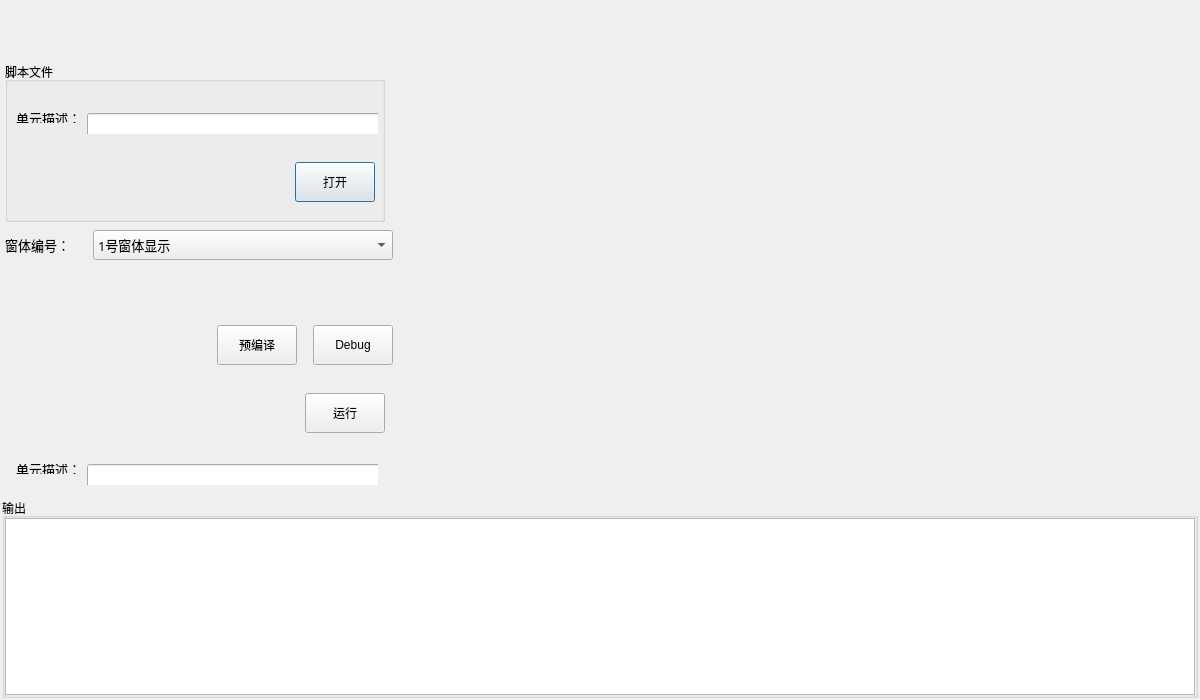
<?xml version="1.0" encoding="UTF-8"?>
<ui version="4.0">
 <class>FramStandardOperatingProcedureReportClass</class>
 <widget class="QDialog" name="FramStandardOperatingProcedureReportClass">
  <property name="geometry">
   <rect>
    <x>0</x>
    <y>0</y>
    <width>1200</width>
    <height>700</height>
   </rect>
  </property>
  <property name="minimumSize">
   <size>
    <width>1200</width>
    <height>700</height>
   </size>
  </property>
  <property name="maximumSize">
   <size>
    <width>1200</width>
    <height>700</height>
   </size>
  </property>
  <property name="windowTitle">
   <string>FramStandardOperatingProcedureReport</string>
  </property>
  <layout class="QGridLayout" name="gridLayout_3">
   <property name="leftMargin">
    <number>2</number>
   </property>
   <property name="topMargin">
    <number>2</number>
   </property>
   <property name="rightMargin">
    <number>2</number>
   </property>
   <property name="bottomMargin">
    <number>2</number>
   </property>
   <property name="spacing">
    <number>2</number>
   </property>
   <item row="0" column="0">
    <widget class="QWidget" name="widgetToolSet" native="true">
     <layout class="QGridLayout" name="gridLayout">
      <property name="leftMargin">
       <number>3</number>
      </property>
      <property name="topMargin">
       <number>3</number>
      </property>
      <property name="rightMargin">
       <number>3</number>
      </property>
      <property name="bottomMargin">
       <number>3</number>
      </property>
      <property name="horizontalSpacing">
       <number>3</number>
      </property>
      <property name="verticalSpacing">
       <number>8</number>
      </property>
      <item row="2" column="0">
       <layout class="QHBoxLayout" name="horizontalLayout_4">
        <item>
         <widget class="QLabel" name="label_6">
          <property name="minimumSize">
           <size>
            <width>0</width>
            <height>30</height>
           </size>
          </property>
          <property name="maximumSize">
           <size>
            <width>16777215</width>
            <height>30</height>
           </size>
          </property>
          <property name="font">
           <font>
            <family>微软雅黑</family>
            <pointsize>10</pointsize>
           </font>
          </property>
          <property name="styleSheet">
           <string notr="true">color: rgb(0, 0, 0);
background: transparent;</string>
          </property>
          <property name="text">
           <string>窗体编号：</string>
          </property>
         </widget>
        </item>
        <item>
         <widget class="QComboBox" name="comboScreenNum">
          <property name="minimumSize">
           <size>
            <width>300</width>
            <height>30</height>
           </size>
          </property>
          <property name="maximumSize">
           <size>
            <width>300</width>
            <height>30</height>
           </size>
          </property>
          <property name="font">
           <font>
            <family>微软雅黑</family>
            <pointsize>10</pointsize>
           </font>
          </property>
          <property name="styleSheet">
           <string notr="true"/>
          </property>
          <item>
           <property name="text">
            <string>1号窗体显示</string>
           </property>
          </item>
          <item>
           <property name="text">
            <string>2号窗体显示</string>
           </property>
          </item>
          <item>
           <property name="text">
            <string>3号窗体显示</string>
           </property>
          </item>
          <item>
           <property name="text">
            <string>4号窗体显示</string>
           </property>
          </item>
          <item>
           <property name="text">
            <string>5号窗体显示</string>
           </property>
          </item>
          <item>
           <property name="text">
            <string>6号窗体显示</string>
           </property>
          </item>
          <item>
           <property name="text">
            <string>7号窗体显示</string>
           </property>
          </item>
          <item>
           <property name="text">
            <string>8号窗体显示</string>
           </property>
          </item>
          <item>
           <property name="text">
            <string>9号窗体显示</string>
           </property>
          </item>
         </widget>
        </item>
       </layout>
      </item>
      <item row="0" column="0">
       <spacer name="verticalSpacer">
        <property name="orientation">
         <enum>Qt::Vertical</enum>
        </property>
        <property name="sizeHint" stdset="0">
         <size>
          <width>20</width>
          <height>40</height>
         </size>
        </property>
       </spacer>
      </item>
      <item row="1" column="0">
       <widget class="QGroupBox" name="groupBox_2">
        <property name="minimumSize">
         <size>
          <width>380</width>
          <height>160</height>
         </size>
        </property>
        <property name="maximumSize">
         <size>
          <width>380</width>
          <height>160</height>
         </size>
        </property>
        <property name="title">
         <string>脚本文件</string>
        </property>
        <widget class="QWidget" name="layoutWidget_2">
         <property name="geometry">
          <rect>
           <x>0</x>
           <y>40</y>
           <width>373</width>
           <height>32</height>
          </rect>
         </property>
         <layout class="QHBoxLayout" name="horizontalLayout_3">
          <item>
           <widget class="QLabel" name="label_4">
            <property name="sizePolicy">
             <sizepolicy hsizetype="Fixed" vsizetype="Fixed">
              <horstretch>0</horstretch>
              <verstretch>0</verstretch>
             </sizepolicy>
            </property>
            <property name="maximumSize">
             <size>
              <width>83</width>
              <height>25</height>
             </size>
            </property>
            <property name="font">
             <font>
              <family>微软雅黑</family>
              <pointsize>10</pointsize>
             </font>
            </property>
            <property name="styleSheet">
             <string notr="true">background-color: rgba(255, 255, 255, 0);</string>
            </property>
            <property name="text">
             <string>单元描述：</string>
            </property>
           </widget>
          </item>
          <item>
           <widget class="QLineEdit" name="qLineEditPythonPath">
            <property name="sizePolicy">
             <sizepolicy hsizetype="Fixed" vsizetype="Fixed">
              <horstretch>0</horstretch>
              <verstretch>0</verstretch>
             </sizepolicy>
            </property>
            <property name="minimumSize">
             <size>
              <width>300</width>
              <height>30</height>
             </size>
            </property>
            <property name="maximumSize">
             <size>
              <width>300</width>
              <height>30</height>
             </size>
            </property>
            <property name="font">
             <font>
              <family>微软雅黑</family>
              <pointsize>10</pointsize>
             </font>
            </property>
           </widget>
          </item>
         </layout>
        </widget>
        <widget class="QPushButton" name="pushButtonOpenPython">
         <property name="geometry">
          <rect>
           <x>290</x>
           <y>100</y>
           <width>80</width>
           <height>40</height>
          </rect>
         </property>
         <property name="minimumSize">
          <size>
           <width>80</width>
           <height>40</height>
          </size>
         </property>
         <property name="maximumSize">
          <size>
           <width>80</width>
           <height>40</height>
          </size>
         </property>
         <property name="text">
          <string>打开</string>
         </property>
        </widget>
       </widget>
      </item>
      <item row="5" column="0">
       <widget class="QWidget" name="widget" native="true">
        <property name="minimumSize">
         <size>
          <width>380</width>
          <height>120</height>
         </size>
        </property>
        <property name="maximumSize">
         <size>
          <width>380</width>
          <height>120</height>
         </size>
        </property>
        <widget class="QWidget" name="layoutWidget">
         <property name="geometry">
          <rect>
           <x>0</x>
           <y>80</y>
           <width>373</width>
           <height>32</height>
          </rect>
         </property>
         <layout class="QHBoxLayout" name="horizontalLayout_2">
          <item>
           <widget class="QLabel" name="label_3">
            <property name="sizePolicy">
             <sizepolicy hsizetype="Fixed" vsizetype="Fixed">
              <horstretch>0</horstretch>
              <verstretch>0</verstretch>
             </sizepolicy>
            </property>
            <property name="maximumSize">
             <size>
              <width>83</width>
              <height>25</height>
             </size>
            </property>
            <property name="font">
             <font>
              <family>微软雅黑</family>
              <pointsize>10</pointsize>
             </font>
            </property>
            <property name="styleSheet">
             <string notr="true">background-color: rgba(255, 255, 255, 0);</string>
            </property>
            <property name="text">
             <string>单元描述：</string>
            </property>
           </widget>
          </item>
          <item>
           <widget class="QLineEdit" name="txtDescribe">
            <property name="sizePolicy">
             <sizepolicy hsizetype="Fixed" vsizetype="Fixed">
              <horstretch>0</horstretch>
              <verstretch>0</verstretch>
             </sizepolicy>
            </property>
            <property name="minimumSize">
             <size>
              <width>300</width>
              <height>30</height>
             </size>
            </property>
            <property name="maximumSize">
             <size>
              <width>300</width>
              <height>30</height>
             </size>
            </property>
            <property name="font">
             <font>
              <family>微软雅黑</family>
              <pointsize>10</pointsize>
             </font>
            </property>
           </widget>
          </item>
         </layout>
        </widget>
        <widget class="QPushButton" name="pushButtonExecute">
         <property name="geometry">
          <rect>
           <x>300</x>
           <y>20</y>
           <width>80</width>
           <height>40</height>
          </rect>
         </property>
         <property name="minimumSize">
          <size>
           <width>80</width>
           <height>40</height>
          </size>
         </property>
         <property name="maximumSize">
          <size>
           <width>80</width>
           <height>40</height>
          </size>
         </property>
         <property name="text">
          <string>运行</string>
         </property>
        </widget>
       </widget>
      </item>
      <item row="4" column="0">
       <layout class="QHBoxLayout" name="horizontalLayout">
        <item>
         <spacer name="horizontalSpacer_2">
          <property name="orientation">
           <enum>Qt::Horizontal</enum>
          </property>
          <property name="sizeHint" stdset="0">
           <size>
            <width>40</width>
            <height>20</height>
           </size>
          </property>
         </spacer>
        </item>
        <item>
         <widget class="QPushButton" name="pushButtonpPrecompile">
          <property name="minimumSize">
           <size>
            <width>80</width>
            <height>40</height>
           </size>
          </property>
          <property name="maximumSize">
           <size>
            <width>80</width>
            <height>40</height>
           </size>
          </property>
          <property name="text">
           <string>预编译</string>
          </property>
         </widget>
        </item>
        <item>
         <spacer name="horizontalSpacer">
          <property name="orientation">
           <enum>Qt::Horizontal</enum>
          </property>
          <property name="sizeType">
           <enum>QSizePolicy::Maximum</enum>
          </property>
          <property name="sizeHint" stdset="0">
           <size>
            <width>10</width>
            <height>10</height>
           </size>
          </property>
         </spacer>
        </item>
        <item>
         <widget class="QPushButton" name="pushButtonDebug">
          <property name="minimumSize">
           <size>
            <width>80</width>
            <height>40</height>
           </size>
          </property>
          <property name="maximumSize">
           <size>
            <width>80</width>
            <height>40</height>
           </size>
          </property>
          <property name="text">
           <string>Debug</string>
          </property>
         </widget>
        </item>
       </layout>
      </item>
      <item row="3" column="0">
       <spacer name="verticalSpacer_2">
        <property name="orientation">
         <enum>Qt::Vertical</enum>
        </property>
        <property name="sizeHint" stdset="0">
         <size>
          <width>20</width>
          <height>40</height>
         </size>
        </property>
       </spacer>
      </item>
     </layout>
    </widget>
   </item>
   <item row="0" column="1">
    <widget class="QWidget" name="widgetEdit" native="true">
     <property name="minimumSize">
      <size>
       <width>800</width>
       <height>400</height>
      </size>
     </property>
     <property name="maximumSize">
      <size>
       <width>800</width>
       <height>500</height>
      </size>
     </property>
    </widget>
   </item>
   <item row="1" column="0" colspan="2">
    <widget class="QGroupBox" name="groupBox">
     <property name="minimumSize">
      <size>
       <width>0</width>
       <height>200</height>
      </size>
     </property>
     <property name="maximumSize">
      <size>
       <width>16777215</width>
       <height>200</height>
      </size>
     </property>
     <property name="title">
      <string>输出</string>
     </property>
     <layout class="QGridLayout" name="gridLayout_2">
      <property name="leftMargin">
       <number>0</number>
      </property>
      <property name="topMargin">
       <number>0</number>
      </property>
      <property name="rightMargin">
       <number>0</number>
      </property>
      <property name="bottomMargin">
       <number>0</number>
      </property>
      <property name="spacing">
       <number>0</number>
      </property>
      <item row="0" column="0">
       <widget class="QPlainTextEdit" name="plainTextEditDebug"/>
      </item>
     </layout>
    </widget>
   </item>
  </layout>
 </widget>
 <layoutdefault spacing="6" margin="11"/>
 <resources>
  <include location="StandardOperatingProcedureReport.qrc"/>
 </resources>
 <connections/>
</ui>
